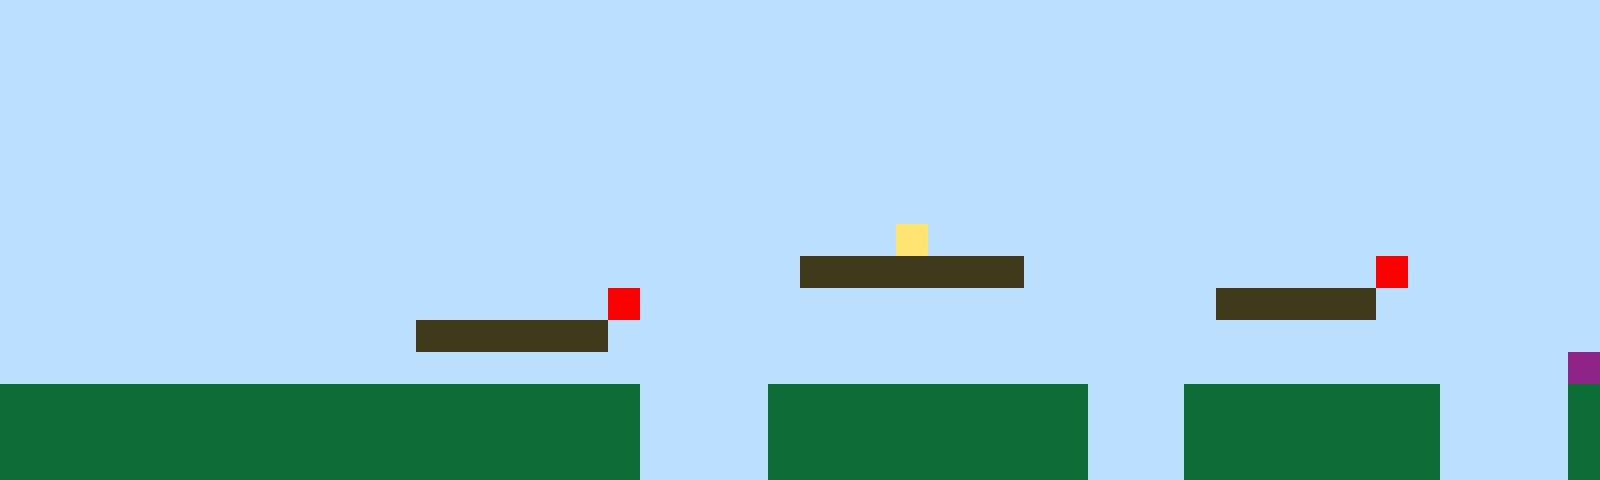

Below is a game level as drawn by its tile map, then a one-line description and the .tmx file that defines it, in full:
An orthogonal 50x15 tile map with 32x32 px tiles, 1 tile layer (Tile Layer 1).

<map version="1.10" tiledversion="1.11.2" orientation="orthogonal" renderorder="right-up" width="50" height="15" tilewidth="32" tileheight="32" infinite="0" nextlayerid="2" nextobjectid="1"><editorsettings><export target="map1.csv" format="csv" /></editorsettings><tileset firstgid="1" name="sprites" tilewidth="32" tileheight="32" tilecount="6" columns="3"><image source="sprites.png" width="96" height="64" /></tileset><layer id="1" name="Tile Layer 1" width="50" height="15"><data encoding="csv">1,1,1,1,1,1,1,1,1,1,1,1,1,1,1,1,1,1,1,1,1,1,1,1,1,1,1,1,1,1,1,1,1,1,1,1,1,1,1,1,1,1,1,1,1,1,1,1,1,1,1,1,1,1,1,1,1,1,1,1,1,1,1,1,1,1,1,1,1,1,1,1,1,1,1,1,1,1,1,1,1,1,1,1,1,1,1,1,1,1,1,1,1,1,1,1,1,1,1,1,1,1,1,1,1,1,1,1,1,1,1,1,1,1,1,1,1,1,1,1,1,1,1,1,1,1,1,1,1,1,1,1,1,1,1,1,1,1,1,1,1,1,1,1,1,1,1,1,1,1,1,1,1,1,1,1,1,1,1,1,1,1,1,1,1,1,1,1,1,1,1,1,1,1,1,1,1,1,1,1,1,1,1,1,1,1,1,1,1,1,1,1,1,1,1,1,1,1,1,1,1,1,1,1,1,1,1,1,1,1,1,1,1,1,1,1,1,1,1,1,1,1,1,1,1,1,1,1,1,1,1,1,1,1,1,1,1,1,1,1,1,1,1,1,1,1,1,1,1,1,1,1,1,1,1,1,1,1,1,1,1,1,1,1,1,1,1,1,1,1,1,1,1,1,1,1,1,1,1,1,1,1,1,1,1,1,1,1,1,1,1,1,1,1,1,1,1,1,1,1,1,1,1,1,1,1,1,1,1,1,1,1,1,1,1,1,1,1,1,1,1,1,1,1,1,1,1,1,1,1,1,1,1,1,1,1,1,1,1,1,1,1,1,1,1,1,1,1,1,1,1,1,1,1,1,1,1,1,1,1,1,1,1,1,1,1,1,1,1,1,1,1,1,1,1,1,1,1,4,1,1,1,1,1,1,1,1,1,1,1,1,1,1,1,1,1,1,1,1,1,1,1,1,1,1,1,1,1,1,1,1,1,1,1,1,1,1,1,1,1,1,1,1,1,1,3,3,3,3,3,3,3,1,1,1,1,1,1,1,1,1,1,1,5,1,1,1,1,1,1,1,1,1,1,1,1,1,1,1,1,1,1,1,1,1,1,1,1,1,5,1,1,1,1,1,1,1,1,1,1,1,1,1,1,1,1,1,1,3,3,3,3,3,1,1,1,1,1,1,1,1,1,1,1,1,1,1,1,1,1,1,1,1,3,3,3,3,3,3,1,1,1,1,1,1,1,1,1,1,1,1,1,1,1,1,1,1,1,1,1,1,1,1,1,1,1,1,1,1,1,1,1,1,1,1,1,1,1,1,1,1,1,1,1,1,1,1,1,1,1,1,1,1,1,1,1,1,1,1,1,1,1,1,1,1,1,1,1,1,1,1,1,1,1,1,1,1,1,1,6,2,2,2,2,2,2,2,2,2,2,2,2,2,2,2,2,2,2,2,2,1,1,1,1,2,2,2,2,2,2,2,2,2,2,1,1,1,2,2,2,2,2,2,2,2,1,1,1,1,2,2,2,2,2,2,2,2,2,2,2,2,2,2,2,2,2,2,2,2,2,1,1,1,1,2,2,2,2,2,2,2,2,2,2,1,1,1,2,2,2,2,2,2,2,2,1,1,1,1,2,2,2,2,2,2,2,2,2,2,2,2,2,2,2,2,2,2,2,2,2,1,1,1,1,2,2,2,2,2,2,2,2,2,2,1,1,1,2,2,2,2,2,2,2,2,1,1,1,1,2</data></layer></map>
